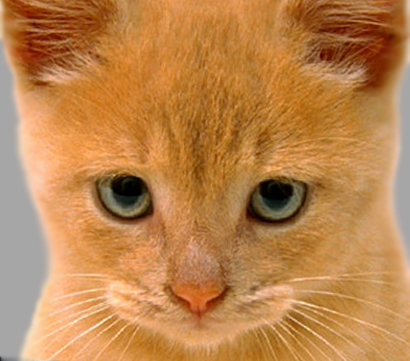
//> input picture image/cat.jpg, 410 x 361 px
$ ./hw1   (built with g++ and OpenCV 4)
//> lines starting //> are read from the running program, lines starting //| are printed output that depends on the picture
#include <iostream>
#include <vector>
#include <algorithm>

#include "opencv2/core/core.hpp"
#include "opencv2/imgproc/imgproc.hpp"
#include <opencv2/highgui/highgui.hpp> // opencv���� �ʿ��� ��� ���� �ҷ�����

using namespace std;
using namespace cv; // cv�� std namespace ����

int N1 = 2; // �������� N1
int N2 = 5; // �������� N2

int conv3x3_Func(uchar *arr, int a, int b, int width, int height)
{ // 3x3 ������� �Լ�
    //a, b : rows, columns
    int kernel[3][3] = {1, 2, 1,
                        2, 4, 2,
                        1, 2, 1}; // 3x3 ����ũ �� �־��ֱ�

    int sum = 0;
    int sumKernel = 0;

    for (int j = -1; j < 2; j++)
    {
        for (int i = -1; i < 2; i++)
        { // 2�� for��
            if ((b + j) >= 0 && (b + j) < height && (a + i) >= 0 && (a + i) < width)
            {                                                                 // i,j��° �ȼ��� ������ �� ũ�� ���ο� ���� ��
                sum += arr[(b + j) * width + (a + i)] * kernel[i + 1][j + 1]; // ������� ���� ����
                sumKernel += kernel[i + 1][j + 1];
            }
        }
    }

    if (sumKernel == 0)
    {
        return sum;
    }
    else
    {
        return (sum / sumKernel);
    }
}

Mat GaussianFilter_Func(Mat Image)
{ // gaussian filter�� �����ϴ� �Լ�

    int width = Image.cols;
    int height = Image.rows;

    Mat Final_Img(Image.size(), CV_8UC1);

    uchar *Prev_Data = Image.data;
    uchar *Final_Data = Final_Img.data;

    for (int j = 0; j < height; j++)
    {
        for (int i = 0; i < width; i++)
        {                                                                             // 2�� for��
            Final_Data[j * width + i] = conv3x3_Func(Prev_Data, i, j, width, height); // 3x3 ������� �������ֱ�
        }
    }

    return Final_Img;
}

Mat Sampling_Func(Mat Image)
{ // ���ø� �Լ�

    int width = Image.cols / 2;  // �� �������� �ٿ��ֱ�
    int height = Image.rows / 2; // ���� �������� �ٿ��ֱ�

    Mat dstImg(height, width, CV_8UC1);

    uchar *srcData = Image.data;
    uchar *dstData = dstImg.data;

    for (int j = 0; j < height; j++)
    {
        for (int i = 0; i < width; i++)
        {
            dstData[j * width + i] = srcData[(j * 2) * (Image.cols) + (i * 2)]; // �� ��ĭ�� ����� �־��ֱ�
        }
    }

    return dstImg;
}

vector<Mat> GaussianPyramid_Func(Mat Image)
{ // Gaussian Pyramid�� ������ִ� Function

    vector<Mat> Gaussian_Vector; // �������� return���� ��� ������ ������ ���� ��Ʈ���� ����

    Gaussian_Vector.push_back(Image);

    for (int i = 0; i < 8; i++)
    {                                       // 8 ����
        Image = Sampling_Func(Image);       // ���� ���ø�
        Image = GaussianFilter_Func(Image); // Gaussian filter ����

        Gaussian_Vector.push_back(Image);
    }
    return Gaussian_Vector;
}

vector<Mat> LaplacianPyramid_Func(Mat Image)
{ // Laplacian Pyramid�� ������ִ� Function

    vector<Mat> Laplacian_Vector; // �������� return���� ��� ������ ������ ���� ��Ʈ���� ����

    for (int i = 0; i < 8; i++)
    { // 8 ����
        if (i < 7)
        {
            Mat Prev_Img = Image; // Filter ���� ���� ���� ���

            Image = Sampling_Func(Image);       // ���� ���ø�
            Image = GaussianFilter_Func(Image); // Gaussian filter ����

            Mat Next_Img = Image; // filter�� ������ ���� ����

            resize(Next_Img, Next_Img, Prev_Img.size()); // �ٽ� ���� ���� ������� ����

            Laplacian_Vector.push_back(Prev_Img - Next_Img + 128); // Laplacian, DoG(Difference of Gaussian)
        }
        else
        {
            Laplacian_Vector.push_back(Image);
        }
    }
    return Laplacian_Vector;
}

Mat Make_Hybrid_Func(vector<Mat> Hybrid_Material)
{ // ����� ���̺긮�� �̹����� ������ִ� �Լ�

    Mat Hyb_I; // ���������� ������� hybrid image�� ���� ��Ʈ���� ����

    for (int i = 0; i < Hybrid_Material.size(); i++)
    {
        if (i == 0)
        { // ù��° Gaussian �̹����� �״�� �ҷ�����
            Hyb_I = Hybrid_Material[i];
        }
        else
        {
            resize(Hyb_I, Hyb_I, Hybrid_Material[i].size()); // �� ���� ����� ������� ����
            Hyb_I = Hyb_I + Hybrid_Material[i] - 128;        // ���� �����ֱ� (over-flow ������ ���� 128 ���ֱ�)
        }
    }

    return Hyb_I;
}

int main()
{

    // 1��

    Mat Img1, Img2; // 1,2�� ���� ��Ʈ���� ����

    Img1 = imread("cat.jpg", 0); // 1�� ���� �ҷ�����
//> Img1: 361 rows x 410 cols, CV_8UC1; min 0, max 252, mean 142.9
    Img2 = imread("dog.jpg", 0); // 2�� ���� �ҷ�����
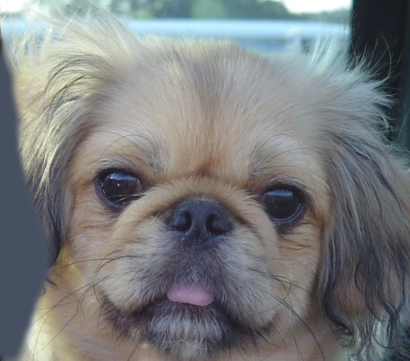
//> input picture image/dog.jpg, 410 x 361 px
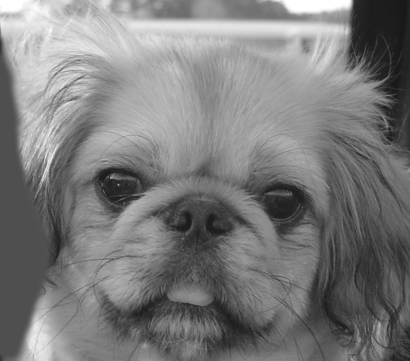
//> Img2: 361 rows x 410 cols, CV_8UC1; min 23, max 255, mean 123.6

    vector<Mat> Gaussian_Pyramid_Vector_1 = GaussianPyramid_Func(Img1);
//> the loop in GaussianPyramid_Func, `for (int i = 0; i < 8; i++)` made 8 passes
//> Image on passes 7 to 8: [[132, 130, 129], [142, 135, 128]], [132]
    vector<Mat> Laplacian_Pyramid_Vector_1 = LaplacianPyramid_Func(Img1);
//> the loop in LaplacianPyramid_Func, `for (int i = 0; i < 8; i++)` made 8 passes
//> pass 1, in LaplacianPyramid_Func, `resize(Next_Img, Next_Img, Prev_Img.size());`:
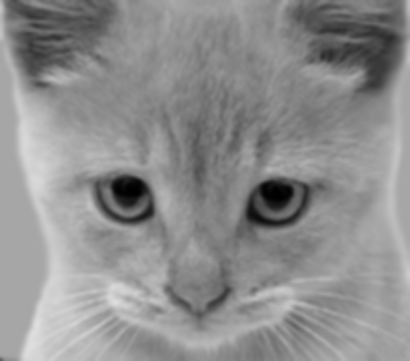
//> Next_Img: 361 rows x 410 cols, CV_8UC1; min 0, max 222, mean 142.2

    vector<Mat> Gaussian_Pyramid_Vector_2 = GaussianPyramid_Func(Img2);
//> the loop in GaussianPyramid_Func (call 2), `for (int i = 0; i < 8; i++)` made 8 passes
//> Image on passes 7 to 8: [[170, 165, 159], [151, 151, 149]], [170]
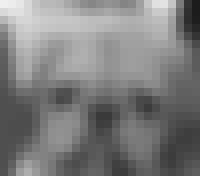
//> Gaussian_Pyramid_Vector_2[4]: 22 rows x 25 cols, CV_8UC1 (shown 8 times larger); min 28, max 239, mean 125.2
    vector<Mat> Laplacian_Pyramid_Vector_2 = LaplacianPyramid_Func(Img2);
//> the loop in LaplacianPyramid_Func (call 2), `for (int i = 0; i < 8; i++)` made 8 passes
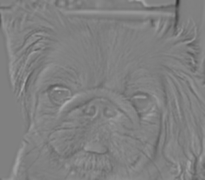
//> Laplacian_Pyramid_Vector_2[1]: 180 rows x 205 cols, CV_8UC1; min 48, max 175, mean 128.1
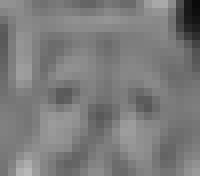
//> Laplacian_Pyramid_Vector_2[4]: 22 rows x 25 cols, CV_8UC1 (shown 8 times larger); min 10, max 184, mean 123.6

    for (int i = 0; i < Gaussian_Pyramid_Vector_1.size(); i++)
    {
        imshow("Gaussian pyramid", Gaussian_Pyramid_Vector_1[i]);
        waitKey(0);
    }
//> this loop made 9 passes

    for (int i = 0; i < Laplacian_Pyramid_Vector_1.size(); i++)
    {
        imshow("Laplacian pyramid", Laplacian_Pyramid_Vector_1[i]);
        waitKey(0);
    }
//> this loop made 8 passes

    // 2��

    vector<Mat> Hybrid_Material; // ���̺긮�� �̹����� ������ ��� ���� ��Ʈ����
    Mat Hyb_I;                   // ���̺긮�� �̹��� ��Ʈ���� ����

    for (int i = 0; i < 8; i++)
    {
        if (i >= 0 && i <= N1)
        { // N1���� Laplacian image
            Hybrid_Material.push_back(Laplacian_Pyramid_Vector_1[i]);
        }
        else if (i >= (8 - N2))
        { // N2���� Laplacian image + Last Gaussian image
            Hybrid_Material.push_back(Laplacian_Pyramid_Vector_2[i]);
        }
    }

    reverse(Hybrid_Material.begin(), Hybrid_Material.end());

    Hyb_I = Make_Hybrid_Func(Hybrid_Material);
//> the loop in Make_Hybrid_Func, `for (int i = 0; i < Hybrid_Material.size(); i++)` made 8 passes
//> after the loop in Make_Hybrid_Func, `for (int i = 0; i < Hybrid_Material.size(); i++)`:
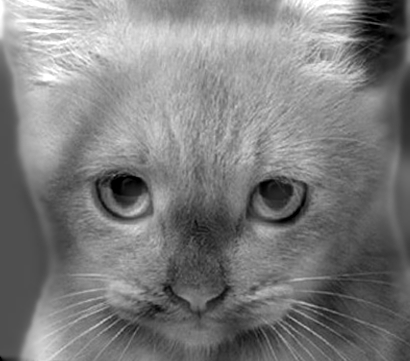
//> Hyb_I: 361 rows x 410 cols, CV_8UC1; min 0, max 255, mean 124.9

    imwrite("Hybrid.jpg", Hyb_I);
    imshow("Hybrid", Hyb_I);
    waitKey(0);
}
